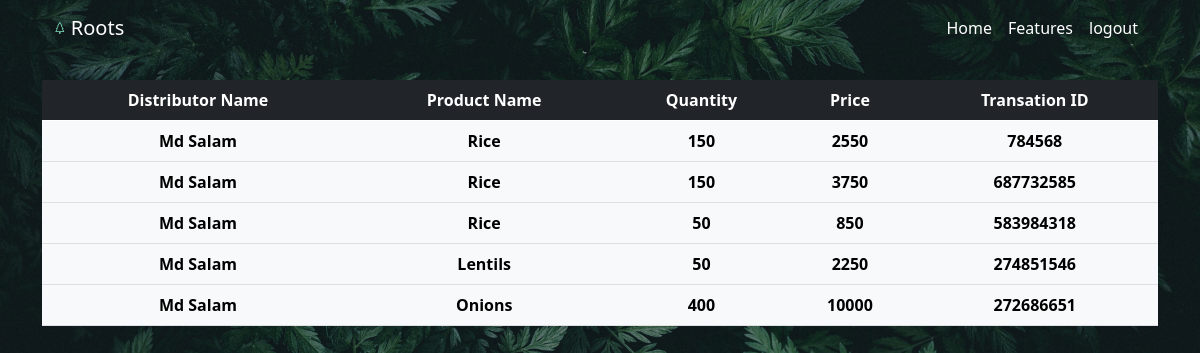
Page /f_history.php?fid=1 (signed in) on the committed database.
### tables this page shows
CREATE TABLE `fsell_dbuy` (
  `sl` int(10) NOT NULL,
  `f_id` int(11) NOT NULL,
  `d_id` int(11) NOT NULL,
  `p_name` varchar(10) NOT NULL,
  `ammount` int(10) NOT NULL,
  `tprice` int(10) NOT NULL,
  `t_id` int(10) NOT NULL
);

### f_history.php (the view, shortened to what this page needs)
<?php
    $fID = $_GET['fid'];
?>
<!DOCTYPE html>
<html lang="en">
<head>
    <link href="https://cdn.jsdelivr.net/npm/bootstrap@5.0.2/dist/css/bootstrap.min.css" rel="stylesheet"
>
</head>
<body class="header">
  <div class="container">
  <nav class="navbar navbar-expand-lg navbar-light" >
    <div class="container-fluid">
      <a class="navbar-brand" href="#" style="color: white">
        &nbsp;Roots
      </a>
    <div class="collapse navbar-collapse" id="navbarNav">
      <ul class="navbar-nav ms-auto mb-2 mb-lg-0">
        <li class="nav-item">
          <a class="nav-link active" aria-current="page" href="farmerHome.php" style="color: white">Home</a>
        </li>
        <li class="nav-item">
          <a class="nav-link" href="#" style="color: white">Features</a>
        </li>
        <li class="nav-item">
            <a class="nav-link test-center" href="logout.php" style="color: white">logout</a>
          </li>
      </ul>
    </div>
  </div>
</nav>
  </div>
<div class="container mt-4">
    <table class="table table-hover table-light text-center">
      <thead class="table-dark" >
        <tr>
          <th scope="col">Distributor Name</th>
          <th scope="col">Product Name</th>
          <th scope="col">Quantity</th>
          <th scope="col">Price</th>
          <th scope="col">Transation ID</th>
        </tr>
      </thead>
      <tbody>
      <?php
        include ('components/dbConnect.php');
        $sql3 = "SELECT (SELECT name
                        FROM accounts
                        where accounts.id = d_id) as dist_name,p_name, ammount,tprice,t_id,f_id
                from fsell_dbuy
                where f_id = $fID ;";
        $result3 = mysqli_query($conn, $sql3);
        while ($row = mysqli_fetch_assoc($result3)) {
        ?>
        <tr>
            <th><?php echo $row['dist_name']?></th>
            <th><?php echo $row['p_name']?></th>
            <th><?php echo $row['ammount']?></th>
            <th><?php echo $row['tprice']?></th>
            <th><?php echo $row['t_id']?></th>
        </tr>
       <?php
               }
          ?>
          </tbody>
          </table>
  </div>
</body>
</html>

### f_history.php (style rules this page uses)
.header { background-image: linear-gradient(rgba(0, 0, 0, 0.3), rgba(0, 0, 0, 0.3)), url("img/Enven.jpg"); background-position: center; background-size: cover; width: 100%; height: 100vh; position: relative; }
:root { --main-color:#7ddbb6; }

### rows in the picture
fsell_dbuy: dist_name "Md Salam", p_name "Rice", ammount "150", tprice "2550", t "784568"
fsell_dbuy: dist_name "Md Salam", p_name "Rice", ammount "150", tprice "3750", t "687732585"
fsell_dbuy: dist_name "Md Salam", p_name "Rice", ammount "50", tprice "850", t "583984318"
fsell_dbuy: dist_name "Md Salam", p_name "Lentils", ammount "50", tprice "2250", t "274851546"
fsell_dbuy: dist_name "Md Salam", p_name "Onions", ammount "400", tprice "10000", t "272686651"
